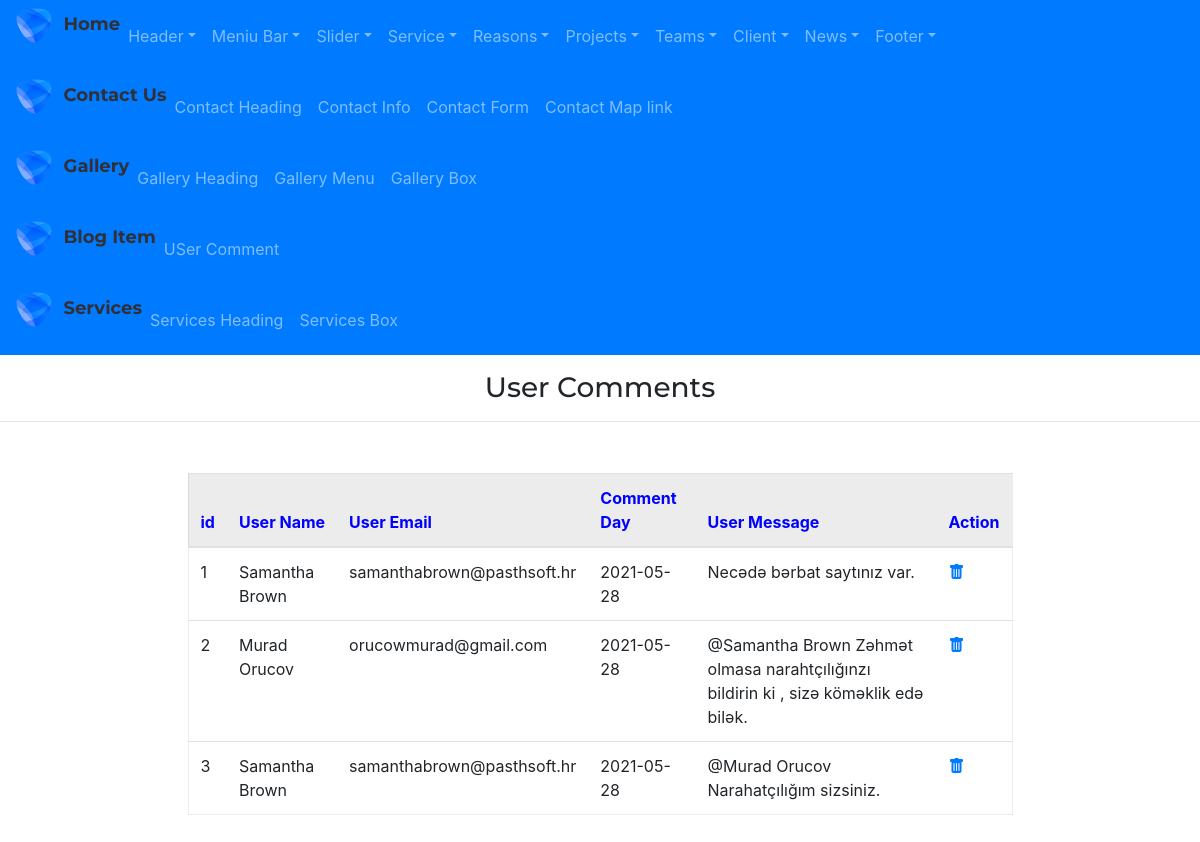
Before: /admin/usercomment with the older database file.
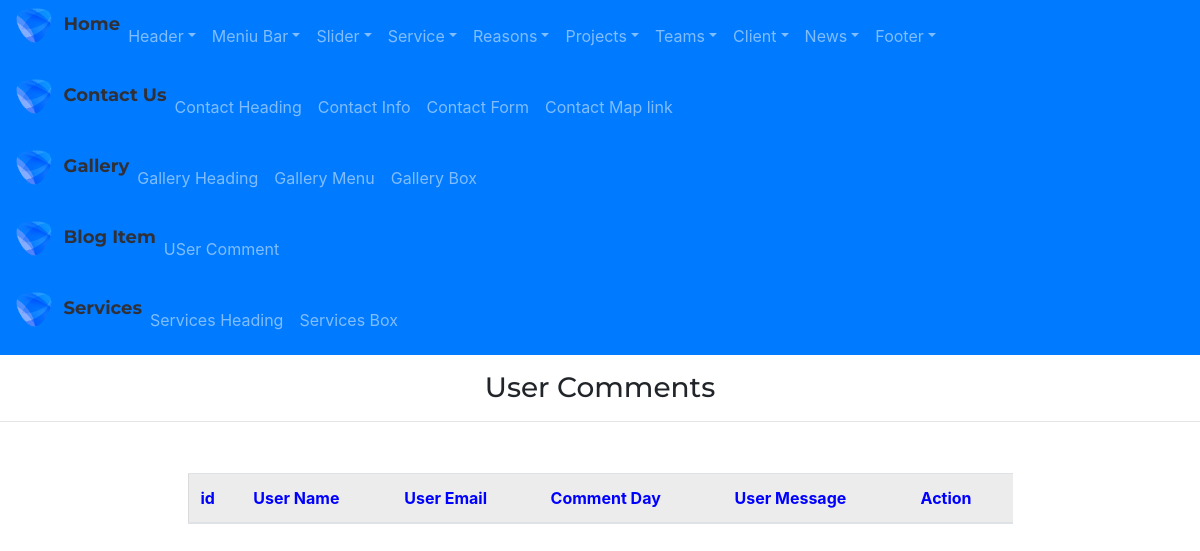
After: the same page with the newer database file.
### app/models.py (models this page shows)
class UserComment(db.Model):
    id=db.Column(db.Integer,primary_key=True)
    commentusername=db.Column(db.String(255))
    commentuseremail=db.Column(db.String(255))
    commentdate=db.Column(db.Date)
    comment=db.Column(db.String(255))

### admin/routes.py (the view, shortened to what this page needs)
@app.route('/admin/usercomment', methods=['GET','POST'])
def usercomment():
   form=UserCommentForm()
   usercomments=UserComment.query.all()
   return render_template("admin/usercomment.html", form=form, usercomments=usercomments)

### app/templates/admin/usercomment.html
{% extends "admin/base.html" %}
{% block content %}
<div class="adminright">
    <h3 class="my-3" style="text-align: center;">User Comments</h3>
    <hr>
    <div class="container marg">
        <div class="row justify-content-center">
            <div class="col-9 ">
                <table class="table table-hover " style="margin:35px 0px; border:1px solid rgba(0,0,0,.075);">
                    <thead>
                        <tr style="background-color: rgba(0,0,0,.075); color:blue">
                            <th scope="col">id</th>
                            <th scope="col">User Name </th>
                            <th scope="col">User Email</th>
                            <th scope="col">Comment Day</th>
                            <th scope="col">User Message</th>
                            <th scope="col">Action</th>
                        </tr>
                    </thead>
                    <tbody>
                        {% for usercomment in usercomments %}
                        <tr>
                            <td scope="row">{{usercomment.id}}</td>
                            <td>{{usercomment.commentusername}}</td>
                            <td>{{usercomment.commentuseremail}}</td>
                            <td>{{usercomment.commentdate}}</td>
                            <td>{{usercomment.comment}}</td>
                            <td>
                                <a href="{{url_for('usercommentDelete', id=usercomment.id)}}"><i
                                        class="bi bi-trash-fill"></i></a>
                            </td>
                        </tr>
                        {% endfor %}
                    </tbody>
                </table>
            </div>
        </div>
    </div>
</div>
{% endblock %}

### app/templates/admin/base.html (shortened to what this page needs)
<!doctype html>
<html lang="en">
<head>
    <link rel="stylesheet" href="/static/admin/css/style.css">
    <link rel="stylesheet" href="https://cdn.jsdelivr.net/npm/bootstrap-icons@1.4.1/font/bootstrap-icons.css">
    <link rel="stylesheet" href="https://stackpath.bootstrapcdn.com/bootstrap/4.3.1/css/bootstrap.min.css"
>
</head>
<body>
    <div class="col-admin ">
        <nav class="navbar navbar-expand-sm navbar navbar-dark bg-primary">
            <div class="collapse navbar-collapse" id="collapsibleNavId">
                <ul class="navbar-nav mr-auto mt-2 mt-lg-0 align-items-center ">
                    <li class="nav-item dropdown">
                        <div class="logo">
                            <a href="/" style="text-decoration: none;"><img src="/static/uploads/PathSoft43.png"
                                    alt="LOGO PathSoft">
                                <span><b>Home</b></span></a>
                        </div>
                    </li>
                    <li class="nav-item dropdown">
                        <a class="nav-link dropdown-toggle" href="#" id="dropdownId" data-toggle="dropdown"
                            aria-haspopup="true" aria-expanded="false">Header</a>
                    </li>
                    <li class="nav-item dropdown">
                        <a class="nav-link dropdown-toggle" href="#" id="dropdownId" data-toggle="dropdown"
                            aria-haspopup="true" aria-expanded="false">Meniu Bar</a>
                    </li>
                    <li class="nav-item dropdown">
                        <a class="nav-link dropdown-toggle" href="#" id="dropdownId" data-toggle="dropdown"
                            aria-haspopup="true" aria-expanded="false">Slider</a>
                    </li>
                    <li class="nav-item dropdown">
                        <a class="nav-link dropdown-toggle" href="#" id="dropdownId" data-toggle="dropdown"
                            aria-haspopup="true" aria-expanded="false">Service</a>
                    </li>
                    <li class="nav-item dropdown">
                        <a class="nav-link dropdown-toggle" href="#" id="dropdownId" data-toggle="dropdown"
                            aria-haspopup="true" aria-expanded="false">Reasons</a>
                    </li>
                    <li class="nav-item dropdown">
                        <a class="nav-link dropdown-toggle" href="#" id="dropdownId" data-toggle="dropdown"
                            aria-haspopup="true" aria-expanded="false">Projects</a>
                    </li>
                    <li class="nav-item dropdown">
                        <a class="nav-link dropdown-toggle" href="#" id="dropdownId" data-toggle="dropdown"
                            aria-haspopup="true" aria-expanded="false">Teams</a>
                    </li>
                    <li class="nav-item dropdown">
                        <a class="nav-link dropdown-toggle" href="#" id="dropdownId" data-toggle="dropdown"
                            aria-haspopup="true" aria-expanded="false">Client</a>
                    </li>
                    <li class="nav-item dropdown">
                        <a class="nav-link dropdown-toggle" href="#" id="dropdownId" data-toggle="dropdown"
                            aria-haspopup="true" aria-expanded="false">News</a>
                    </li>
                    <li class="nav-item dropdown">
                        <a class="nav-link dropdown-toggle" href="#" id="dropdownId" data-toggle="dropdown"
                            aria-haspopup="true" aria-expanded="false">Footer</a>
                    </li>
                </ul>
            </div>
        </nav>
    </div>
    <div class="col-admin ">
        <nav class="navbar navbar-expand-sm navbar navbar-dark bg-primary">
            <div class="collapse navbar-collapse" id="collapsibleNavId">
                <ul class="navbar-nav mr-auto mt-2 mt-lg-0 align-items-center ">
                    <li class="nav-item dropdown">
                        <div class="logo">
                            <a href="/contact" style="text-decoration: none;"><img src="/static/uploads/PathSoft43.png"
                                    alt="LOGO PathSoft">
                                <span><b>Contact Us</b></span></a>
                        </div>
                    </li>
                    <li class="nav-item dropdown">
                        <a class="nav-link " href="{{url_for('contactheadingAdd')}}">Contact Heading</a>
                    </li>
                    <li class="nav-item dropdown">
                        <a class="nav-link " href="/admin">Contact Info</a>
                    </li>
                    <li class="nav-item dropdown">
                        <a class="nav-link " href="{{url_for('contactform')}}">Contact Form</a>
                    </li>
                    <li class="nav-item dropdown">
                        <a class="nav-link " href="{{url_for('contactmapAdd')}}">Contact Map link</a>
                    </li>
                </ul>
            </div>
        </nav>
    </div>
    <div class="col-admin ">
        <nav class="navbar navbar-expand-sm navbar navbar-dark bg-primary">
            <div class="collapse navbar-collapse" id="collapsibleNavId">
                <ul class="navbar-nav mr-auto mt-2 mt-lg-0 align-items-center ">
                    <li class="nav-item dropdown">
                        <div class="logo">
                            <a href="/gallery" style="text-decoration: none;"><img src="/static/uploads/PathSoft43.png"
                                    alt="LOGO PathSoft">
                                <span><b>Gallery</b></span></a>
                        </div>
                    </li>
                    <li class="nav-item dropdown">
                        <a class="nav-link " href="{{url_for('galleryheadingAdd')}}">Gallery Heading</a>
                    </li>
                    <li class="nav-item dropdown">
                        <a class="nav-link " href="{{url_for('gallerymenuAdd')}}">Gallery Menu</a>
                    </li>
                    <li class="nav-item dropdown">
                        <a class="nav-link " href="{{url_for('galleryboxAdd')}}">Gallery Box</a>
                    </li>
                </ul>
            </div>
        </nav>
    </div>
    <div class="col-admin ">
        <nav class="navbar navbar-expand-sm navbar navbar-dark bg-primary">
            <div class="collapse navbar-collapse" id="collapsibleNavId">
                <ul class="navbar-nav mr-auto mt-2 mt-lg-0 align-items-center ">
                    <li class="nav-item dropdown">
                        <div class="logo">
                            <a href="/news/blogitem" style="text-decoration: none;"><img
                                    src="/static/uploads/PathSoft43.png" alt="LOGO PathSoft">
                                <span><b>Blog Item</b></span></a>
                        </div>
                    </li>
                    <li class="nav-item dropdown">
                        <a class="nav-link " href="/admin/usercomment">USer Comment</a>
                    </li>
                </ul>
            </div>
        </nav>
    </div>
    <div class="col-admin ">
        <nav class="navbar navbar-expand-sm navbar navbar-dark bg-primary">
            <div class="collapse navbar-collapse" id="collapsibleNavId">
                <ul class="navbar-nav mr-auto mt-2 mt-lg-0 align-items-center ">
                    <li class="nav-item dropdown">
                        <div class="logo">
                            <a href="/services" style="text-decoration: none;"><img src="/static/uploads/PathSoft43.png"
                                    alt="LOGO PathSoft">
                                <span><b>Services</b></span></a>
                        </div>
                    </li>
                    <li class="nav-item dropdown">
                        <a class="nav-link " href="{{url_for('servicesheadingAdd')}}">Services Heading</a>
                    </li>
                    <li class="nav-item dropdown">
                        <a class="nav-link " href="{{url_for('servicesboxAdd')}}">Services Box</a>
                    </li>
                </ul>
            </div>
        </nav>
    </div>
    {% block content %}
    {% endblock %}
</body>
</html>

### app/static/main/css/style.css (style rules this page uses)
body { font-family: "Istok Web", sans-serif; }
h4, h3, h2 { font-family: Montserrat, sans-serif; }
a:link { text-decoration: none; }
ul { list-style: none; }
.logo img { width: 36px; height: 35px; object-fit: cover; vertical-align: middle; margin-right: 7px; }
.logo span { font-size: 1.125rem; color: #303036; text-decoration: none; font-family: "Montserrat"; }
.logo { margin-bottom: 1.25rem; align-items: center; }

Changed rows visible on the page:
removed UserComment: id "1", commentusername "Samantha Brown", commentuseremail "samanthabrown@pasthsoft.hr", commentdate "2021-05-28", comment "Necədə bərbat saytınız var."
removed UserComment: id "2", commentusername "Murad Orucov", commentuseremail "orucowmurad@gmail.com", commentdate "2021-05-28", comment "@Samantha Brown Zəhmət olmasa narahtçılığınzı bildirin ki , sizə köməklik edə bilək."
removed UserComment: id "3", commentusername "Samantha Brown", commentuseremail "samanthabrown@pasthsoft.hr", commentdate "2021-05-28", comment "@Murad Orucov Narahatçılığım sizsiniz."
